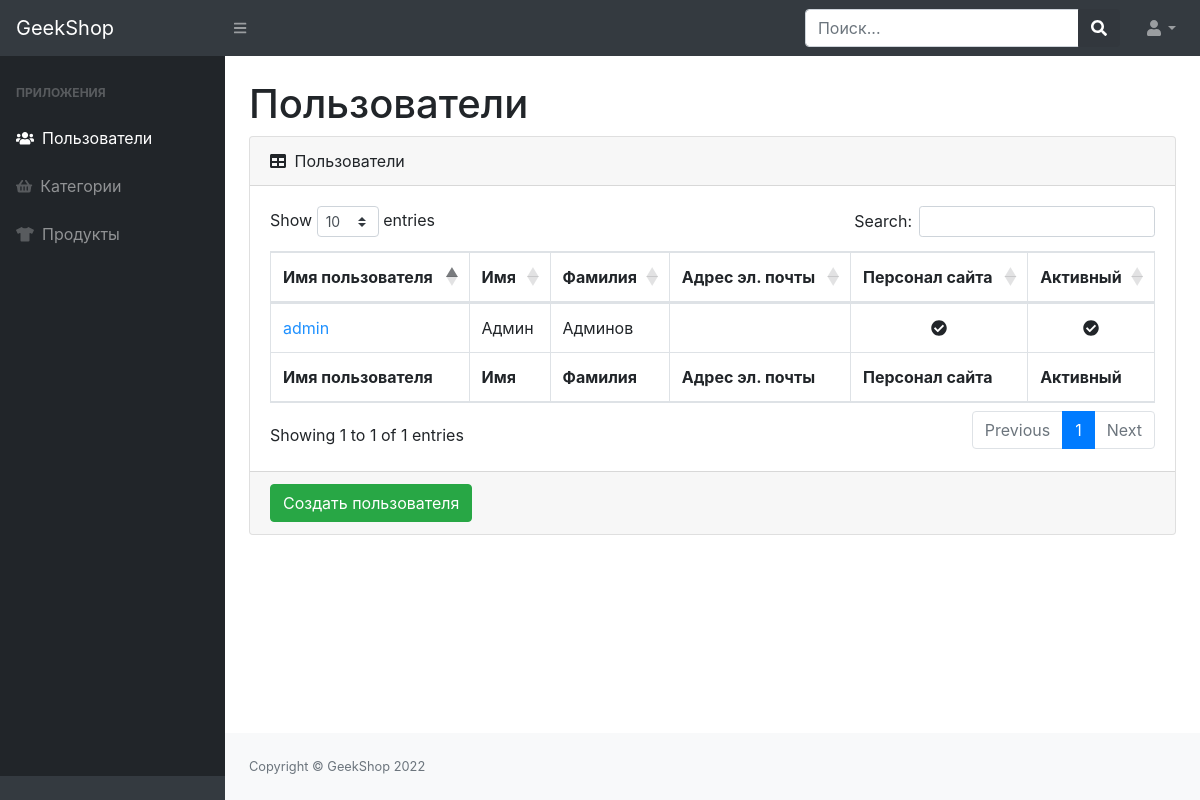
Page /adminapp/users/ (signed in) on the committed database.
### authapp/models.py (models this page shows)
class User(AbstractUser):
    image = models.ImageField(upload_to="user_avatar", blank=True)
    age = models.PositiveIntegerField(default=18)

### adminapp/views.py (the view)
# urls.py: path('users/', UserListView.as_view(), name='admin_users'),
class UserListView(ListView, BaseClassContextMixin, SuperUserDispatchMixin):
    model = User
    template_name = 'adminapp/admin-users-read.html'
    title = 'Админка | Пользователи'
    context_object_name = 'users'

### adminapp/mixins.py (called while the page is built)
    @method_decorator(user_passes_test(lambda u: u.is_superuser))
    def dispatch(self, request, *args, **kwargs):
        return super(SuperUserDispatchMixin, self).dispatch(request, *args, **kwargs)

    def get_context_data(self, **kwargs):
        context = super(BaseClassContextMixin, self).get_context_data(**kwargs)
        context['title'] = self.title
        return context

### adminapp/templates/adminapp/admin-users-read.html
{% extends 'adminapp/base.html' %}
{% block context %}
    <div class="container-fluid">
        <h1 class="mt-4">Пользователи</h1>
        <div class="card mb-4">
            <div class="card-header">
                <i class="fas fa-table mr-1"></i>
                Пользователи
            </div>
            <div class="card-body">
                <div class="table-responsive">
                    <table class="table table-bordered" id="dataTable" width="100%" cellspacing="0">
                        <thead>
                        <tr>
                            <th>Имя пользователя</th>
                            <th>Имя</th>
                            <th>Фамилия</th>
                            <th>Адрес эл. почты</th>
                            <th>Персонал сайта</th>
                            <th>Активный</th>
                        </tr>
                        </thead>
                        <tfoot>
                        <tr>
                            <th>Имя пользователя</th>
                            <th>Имя</th>
                            <th>Фамилия</th>
                            <th>Адрес эл. почты</th>
                            <th>Персонал сайта</th>
                            <th>Активный</th>
                        </tr>
                        </tfoot>
                        <tbody>
                        {% for user in users %}
                            <tr>
                                <td><a href="{% url 'adminapp:admin_user_update' user.id %}"
                                       style="color: dodgerblue">{{ user.username }}</a></td>
                                <td>{{ user.first_name }}</td>
                                <td>{{ user.last_name }}</td>
                                <td>{{ user.email }}</td>
                                <td class="text-center">
                                    {% if user.is_staff %}
                                        <i class="fas fa-check-circle"></i>
                                    {% else %}
                                        <i class="fas fa-times-circle"></i>
                                    {% endif %}
                                </td>
                                <td class="text-center">
                                    {% if user.is_active %}
                                        <i class="fas fa-check-circle"></i>
                                    {% else %}
                                        <i class="fas fa-times-circle"></i>
                                    {% endif %}
                                </td>
                            </tr>
                        {% endfor %}
                        </tbody>
                    </table>
                </div>
            </div>
            <div class="card-footer">
                <a href="{% url 'adminapp:admin_user_create' %}">
                    <button class="btn btn-success">Создать пользователя</button>
                </a>
            </div>
        </div>
    </div>
{% endblock %}

### rows in the picture
User: username "admin", first_name "Админ", last_name "Админов", is_staff True (drawn), is_active True (drawn)
